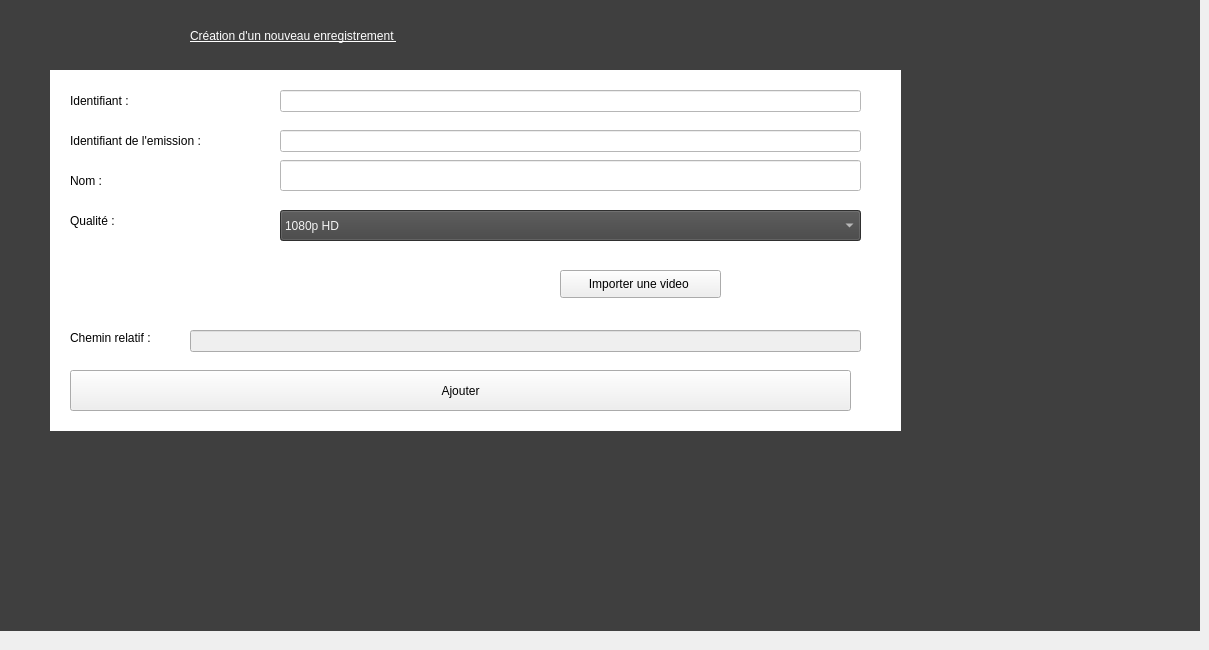
      <widget class="QWidget" name="tab_26">
       <attribute name="title">
        <string>Création</string>
       </attribute>
       <widget class="QLabel" name="label_320">
        <property name="geometry">
         <rect>
          <x>0</x>
          <y>-10</y>
          <width>1200</width>
          <height>641</height>
         </rect>
        </property>
        <property name="styleSheet">
         <string notr="true">background-color: rgb(63, 63, 63);</string>
        </property>
        <property name="text">
         <string/>
        </property>
       </widget>
       <widget class="QLabel" name="label_80">
        <property name="geometry">
         <rect>
          <x>50</x>
          <y>70</y>
          <width>851</width>
          <height>361</height>
         </rect>
        </property>
        <property name="styleSheet">
         <string notr="true">background-color: rgb(255, 255, 255);</string>
        </property>
        <property name="text">
         <string/>
        </property>
       </widget>
       <widget class="QLabel" name="label_83">
        <property name="geometry">
         <rect>
          <x>70</x>
          <y>210</y>
          <width>221</width>
          <height>21</height>
         </rect>
        </property>
        <property name="text">
         <string>Qualité :</string>
        </property>
       </widget>
       <widget class="QLabel" name="label_85">
        <property name="geometry">
         <rect>
          <x>70</x>
          <y>90</y>
          <width>191</width>
          <height>21</height>
         </rect>
        </property>
        <property name="text">
         <string>Identifiant :</string>
        </property>
       </widget>
       <widget class="QLabel" name="label_82">
        <property name="geometry">
         <rect>
          <x>70</x>
          <y>170</y>
          <width>171</width>
          <height>21</height>
         </rect>
        </property>
        <property name="text">
         <string>Nom :</string>
        </property>
       </widget>
       <widget class="QLabel" name="label_321">
        <property name="geometry">
         <rect>
          <x>190</x>
          <y>10</y>
          <width>591</width>
          <height>51</height>
         </rect>
        </property>
        <property name="styleSheet">
         <string notr="true">font: 16pt &quot;MS Shell Dlg 2&quot;;
text-decoration: underline;
color:rgb(255, 255, 255)</string>
        </property>
        <property name="text">
         <string>Création d'un nouveau enregistrement </string>
        </property>
       </widget>
       <widget class="QLabel" name="label_86">
        <property name="geometry">
         <rect>
          <x>70</x>
          <y>130</y>
          <width>151</width>
          <height>21</height>
         </rect>
        </property>
        <property name="text">
         <string>Identifiant de l'emission :</string>
        </property>
       </widget>
       <widget class="QLabel" name="label_81">
        <property name="geometry">
         <rect>
          <x>70</x>
          <y>330</y>
          <width>111</width>
          <height>16</height>
         </rect>
        </property>
        <property name="text">
         <string>Chemin relatif :</string>
        </property>
       </widget>
       <widget class="QPushButton" name="pushButton_30">
        <property name="geometry">
         <rect>
          <x>70</x>
          <y>370</y>
          <width>781</width>
          <height>41</height>
         </rect>
        </property>
        <property name="text">
         <string>Ajouter</string>
        </property>
       </widget>
       <widget class="QLineEdit" name="lineEdit_nomenr">
        <property name="geometry">
         <rect>
          <x>280</x>
          <y>160</y>
          <width>581</width>
          <height>31</height>
         </rect>
        </property>
        <property name="styleSheet">
         <string notr="true">background-color: rgb(255, 255, 255);</string>
        </property>
       </widget>
       <widget class="QLineEdit" name="lineEdit_id_em_enr">
        <property name="geometry">
         <rect>
          <x>280</x>
          <y>130</y>
          <width>581</width>
          <height>22</height>
         </rect>
        </property>
        <property name="styleSheet">
         <string notr="true">background-color: rgb(255, 255, 255);</string>
        </property>
       </widget>
       <widget class="QComboBox" name="comboBox_qualite_enr">
        <property name="geometry">
         <rect>
          <x>280</x>
          <y>210</y>
          <width>581</width>
          <height>31</height>
         </rect>
        </property>
        <property name="styleSheet">
         <string notr="true">background-color: rgb(66, 66, 66);
color: rgb(243, 243, 243);</string>
        </property>
        <item>
         <property name="text">
          <string>1080p HD</string>
         </property>
        </item>
        <item>
         <property name="text">
          <string>720p</string>
         </property>
        </item>
        <item>
         <property name="text">
          <string>480p</string>
         </property>
        </item>
       </widget>
       <widget class="QLineEdit" name="lineEdit_id_enr">
        <property name="geometry">
         <rect>
          <x>280</x>
          <y>90</y>
          <width>581</width>
          <height>22</height>
         </rect>
        </property>
        <property name="styleSheet">
         <string notr="true">background-color: rgb(255, 255, 255);</string>
        </property>
       </widget>
       <widget class="QLineEdit" name="lineEdit_cheminEnr">
        <property name="enabled">
         <bool>false</bool>
        </property>
        <property name="geometry">
         <rect>
          <x>190</x>
          <y>330</y>
          <width>671</width>
          <height>22</height>
         </rect>
        </property>
       </widget>
       <widget class="QPushButton" name="pushButton_importvidenr">
        <property name="geometry">
         <rect>
          <x>560</x>
          <y>270</y>
          <width>161</width>
          <height>28</height>
         </rect>
        </property>
        <property name="text">
         <string>Importer une video </string>
        </property>
       </widget>
      </widget>
